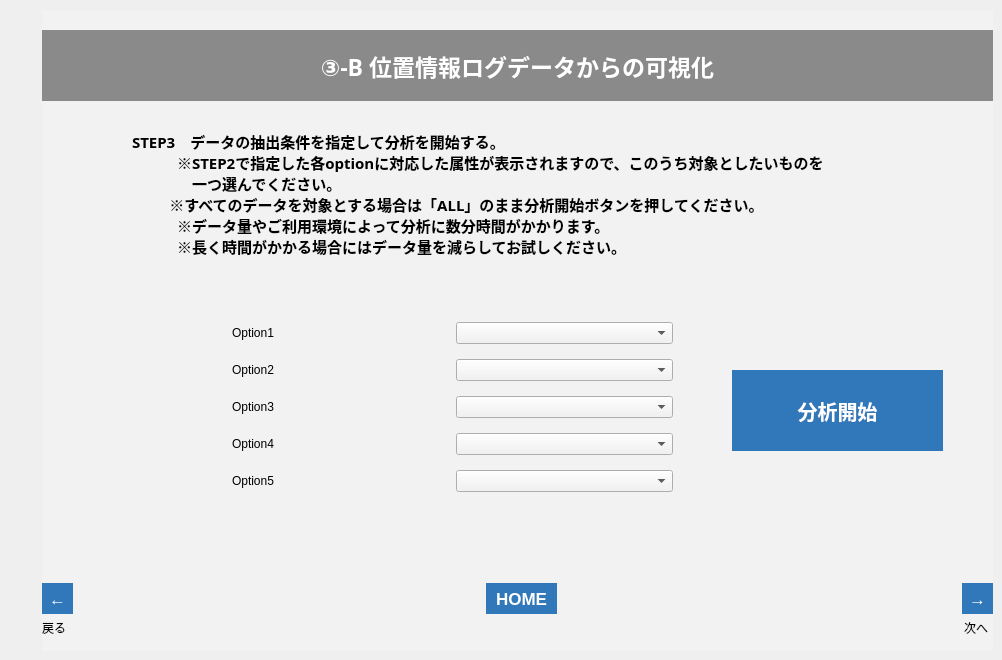
   <widget class="QWidget" name="tab_25">
    <attribute name="title">
     <string>003_9</string>
    </attribute>
    <widget class="QFrame" name="frame_29">
     <property name="geometry">
      <rect>
       <x>42</x>
       <y>10</y>
       <width>951</width>
       <height>641</height>
      </rect>
     </property>
     <property name="styleSheet">
      <string notr="true">background-color: rgb(242, 242, 242);</string>
     </property>
     <property name="frameShape">
      <enum>QFrame::NoFrame</enum>
     </property>
     <property name="frameShadow">
      <enum>QFrame::Plain</enum>
     </property>
     <property name="lineWidth">
      <number>0</number>
     </property>
     <widget class="QLabel" name="lbl_003_8_n">
      <property name="geometry">
       <rect>
        <x>922</x>
        <y>610</y>
        <width>31</width>
        <height>16</height>
       </rect>
      </property>
      <property name="text">
       <string>次へ</string>
      </property>
     </widget>
     <widget class="QLabel" name="label_114">
      <property name="geometry">
       <rect>
        <x>0</x>
        <y>610</y>
        <width>50</width>
        <height>16</height>
       </rect>
      </property>
      <property name="text">
       <string>戻る</string>
      </property>
     </widget>
     <widget class="QToolButton" name="btn_003_8_n">
      <property name="geometry">
       <rect>
        <x>920</x>
        <y>573</y>
        <width>31</width>
        <height>31</height>
       </rect>
      </property>
      <property name="font">
       <font>
        <pointsize>13</pointsize>
        <weight>75</weight>
        <bold>true</bold>
       </font>
      </property>
      <property name="styleSheet">
       <string notr="true">background-color: rgb(48,120,186);
color: rgb(255, 255, 255);
border: none;</string>
      </property>
      <property name="text">
       <string>→</string>
      </property>
     </widget>
     <widget class="QToolButton" name="btn_003_8_b">
      <property name="geometry">
       <rect>
        <x>0</x>
        <y>573</y>
        <width>31</width>
        <height>31</height>
       </rect>
      </property>
      <property name="font">
       <font>
        <pointsize>13</pointsize>
        <weight>75</weight>
        <bold>true</bold>
       </font>
      </property>
      <property name="styleSheet">
       <string notr="true">background-color: rgb(48,120,186);
color: rgb(255, 255, 255);
border: none;</string>
      </property>
      <property name="text">
       <string>←</string>
      </property>
     </widget>
     <widget class="QLabel" name="label_115">
      <property name="geometry">
       <rect>
        <x>0</x>
        <y>20</y>
        <width>951</width>
        <height>71</height>
       </rect>
      </property>
      <property name="font">
       <font>
        <family>游ゴシック</family>
        <pointsize>17</pointsize>
        <weight>75</weight>
        <bold>true</bold>
       </font>
      </property>
      <property name="styleSheet">
       <string notr="true">background-color: rgb(138, 138, 138);
color: rgb(255, 255, 255);</string>
      </property>
      <property name="text">
       <string>③-B 位置情報ログデータからの可視化</string>
      </property>
      <property name="alignment">
       <set>Qt::AlignCenter</set>
      </property>
     </widget>
     <widget class="QToolButton" name="btn_home_24">
      <property name="geometry">
       <rect>
        <x>444</x>
        <y>573</y>
        <width>71</width>
        <height>31</height>
       </rect>
      </property>
      <property name="font">
       <font>
        <pointsize>13</pointsize>
        <weight>75</weight>
        <bold>true</bold>
       </font>
      </property>
      <property name="styleSheet">
       <string notr="true">background-color: rgb(48,120,186);
color: rgb(255, 255, 255);
border: none;</string>
      </property>
      <property name="text">
       <string>HOME</string>
      </property>
     </widget>
     <widget class="QLabel" name="label_48">
      <property name="geometry">
       <rect>
        <x>90</x>
        <y>120</y>
        <width>831</width>
        <height>181</height>
       </rect>
      </property>
      <property name="font">
       <font>
        <family>游ゴシック</family>
        <pointsize>11</pointsize>
        <weight>75</weight>
        <bold>true</bold>
       </font>
      </property>
      <property name="styleSheet">
       <string notr="true">border-color: rgb(220, 220, 220);</string>
      </property>
      <property name="frameShape">
       <enum>QFrame::Box</enum>
      </property>
      <property name="lineWidth">
       <number>0</number>
      </property>
      <property name="midLineWidth">
       <number>0</number>
      </property>
      <property name="text">
       <string>STEP3　データの抽出条件を指定して分析を開始する。
　　　※STEP2で指定した各optionに対応した属性が表示されますので、このうち対象としたいものを　
　　　　一つ選んでください。
           ※すべてのデータを対象とする場合は「ALL」のまま分析開始ボタンを押してください。　　
　　　※データ量やご利用環境によって分析に数分時間がかかります。
　　　※長く時間がかかる場合にはデータ量を減らしてお試しください。
</string>
      </property>
      <property name="alignment">
       <set>Qt::AlignLeading|Qt::AlignLeft|Qt::AlignTop</set>
      </property>
     </widget>
     <widget class="QLabel" name="lbl_001_10">
      <property name="geometry">
       <rect>
        <x>220</x>
        <y>503</y>
        <width>501</width>
        <height>31</height>
       </rect>
      </property>
      <property name="font">
       <font>
        <family>游ゴシック</family>
        <pointsize>16</pointsize>
        <weight>75</weight>
        <bold>true</bold>
       </font>
      </property>
      <property name="styleSheet">
       <string notr="true">border-color: rgb(220, 220, 220);
color: rgb(255, 0, 0);</string>
      </property>
      <property name="frameShape">
       <enum>QFrame::Box</enum>
      </property>
      <property name="lineWidth">
       <number>0</number>
      </property>
      <property name="midLineWidth">
       <number>0</number>
      </property>
      <property name="text">
       <string/>
      </property>
      <property name="alignment">
       <set>Qt::AlignLeading|Qt::AlignLeft|Qt::AlignVCenter</set>
      </property>
     </widget>
     <widget class="QWidget" name="layoutWidget_5">
      <property name="geometry">
       <rect>
        <x>190</x>
        <y>303</y>
        <width>441</width>
        <height>191</height>
       </rect>
      </property>
      <layout class="QGridLayout" name="gridLayout_4">
       <item row="1" column="1">
        <widget class="QComboBox" name="cmb_option2_4">
         <property name="styleSheet">
          <string notr="true">selection-background-color: rgb(143, 201, 247);</string>
         </property>
        </widget>
       </item>
       <item row="0" column="1">
        <widget class="QComboBox" name="cmb_option1_4">
         <property name="styleSheet">
          <string notr="true">selection-background-color: rgb(143, 201, 247);</string>
         </property>
        </widget>
       </item>
       <item row="2" column="0">
        <widget class="QLabel" name="lbl_option3_4">
         <property name="text">
          <string>Option3</string>
         </property>
        </widget>
       </item>
       <item row="2" column="1">
        <widget class="QComboBox" name="cmb_option3_4">
         <property name="styleSheet">
          <string notr="true">selection-background-color: rgb(143, 201, 247);</string>
         </property>
        </widget>
       </item>
       <item row="1" column="0">
        <widget class="QLabel" name="lbl_option2_4">
         <property name="text">
          <string>Option2</string>
         </property>
        </widget>
       </item>
       <item row="0" column="0">
        <widget class="QLabel" name="lbl_option1_4">
         <property name="text">
          <string>Option1</string>
         </property>
        </widget>
       </item>
       <item row="4" column="1">
        <widget class="QComboBox" name="cmb_option5_4">
         <property name="styleSheet">
          <string notr="true">selection-background-color: rgb(143, 201, 247);</string>
         </property>
        </widget>
       </item>
       <item row="4" column="0">
        <widget class="QLabel" name="lbl_option5_4">
         <property name="text">
          <string>Option5</string>
         </property>
        </widget>
       </item>
       <item row="3" column="1">
        <widget class="QComboBox" name="cmb_option4_4">
         <property name="styleSheet">
          <string notr="true">selection-background-color: rgb(143, 201, 247);</string>
         </property>
        </widget>
       </item>
       <item row="3" column="0">
        <widget class="QLabel" name="lbl_option4_4">
         <property name="text">
          <string>Option4</string>
         </property>
        </widget>
       </item>
      </layout>
     </widget>
     <widget class="QPushButton" name="btn_web_003_2">
      <property name="geometry">
       <rect>
        <x>690</x>
        <y>360</y>
        <width>211</width>
        <height>81</height>
       </rect>
      </property>
      <property name="font">
       <font>
        <family>游ゴシック</family>
        <pointsize>15</pointsize>
        <weight>75</weight>
        <bold>true</bold>
       </font>
      </property>
      <property name="autoFillBackground">
       <bool>false</bool>
      </property>
      <property name="styleSheet">
       <string notr="true">background-color: rgb(48,120,186);
color: rgb(255, 255, 255);
border: none;</string>
      </property>
      <property name="text">
       <string>分析開始</string>
      </property>
     </widget>
    </widget>
   </widget>
